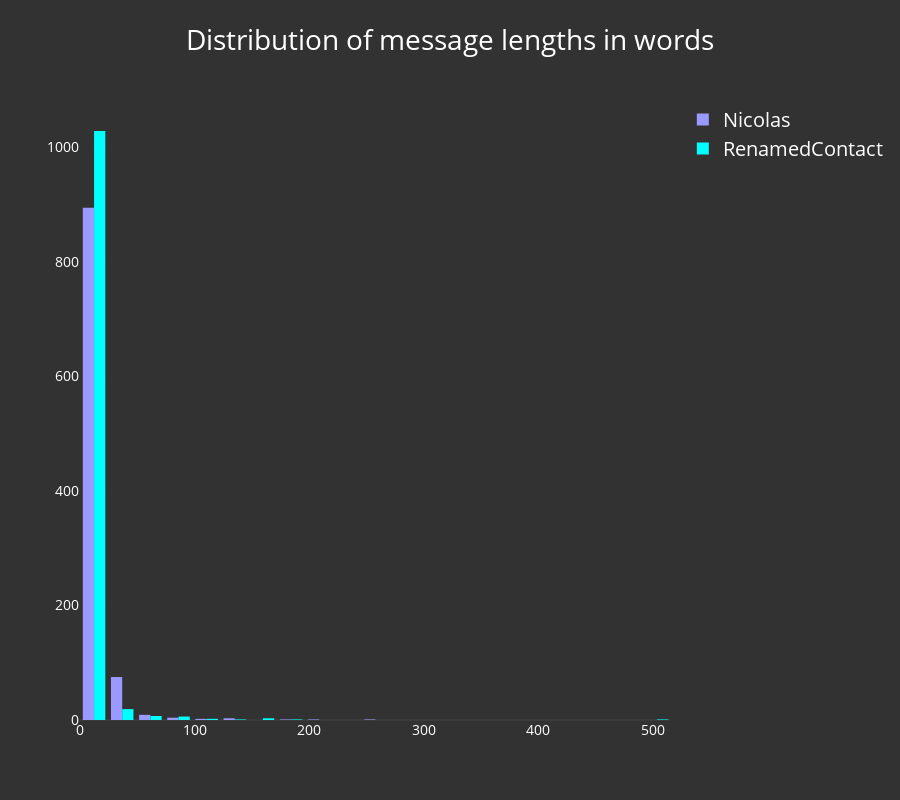

Write notebook code for a chart like this one.
### Code cell
iplot(wa.plot_dist_of_message_size(nb_mode=True, words_or_chars='words'))

### Figure 1 — Plotly figure (JSON) as saved in the notebook; plotly's stock layout.template omitted (floating-point values rounded to 4 significant figures; data arrays with more than 128 entries replaced by an {"elided": "..."} marker saying what was removed)
{"data": [{"marker": {"color": "rgba(153, 153, 255, 1)"}, "name": "Nicolas", "type": "histogram", "uid": "08e870ff-01fc-4b7a-a9f4-eb5532892a61", "x": {"elided": "990 int values"}, "xbins": {"end": 737, "size": 24.57, "start": 0}}, {"marker": {"color": "rgba(0, 255, 255, 1)"}, "name": "RenamedContact", "type": "histogram", "uid": "a3d50210-69c8-4f07-bda1-e5371f23de6d", "x": {"elided": "1069 int values"}, "xbins": {"end": 737, "size": 24.57, "start": 0}}], "layout": {"font": {"color": "white", "size": 20}, "height": 800, "paper_bgcolor": "rgba(50, 50, 50, 1)", "plot_bgcolor": "rgba(50, 50, 50, 1)", "title": "Distribution of message lengths in words", "xaxis": {"automargin": true, "showticklabels": true, "tickfont": {"color": "white", "size": 14}, "titlefont": {"color": "white", "size": 18}}, "yaxis": {"automargin": true, "showticklabels": true, "tickfont": {"color": "white", "size": 14}, "titlefont": {"color": "white", "size": 18}}}}
